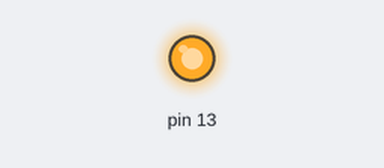
The sketch below on a simulated Arduino Uno, built with avr-gcc and run on an emulated ATmega328P. On the bench: output pins drawn as LEDs (lit = HIGH).

Above: at 0.15 s.
At 13.5 s:
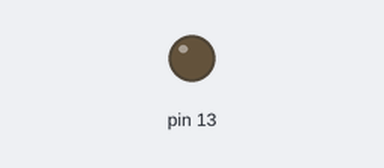
Timing chart, 0 to 19.9 s (numbered marks = the images above):
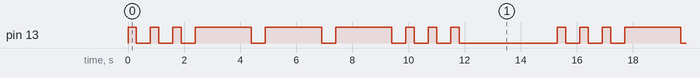

The sketch:

arduino_ino.ino
```cpp
int czas = 500;

void setup()
{
  pinMode(13, OUTPUT);
}


void loop()
{
    for (int i = 0; i < 3; i = i + 1){
        digitalWrite(13, HIGH);
        delay(300);
        digitalWrite(13, LOW);
        delay(czas);
    }


    for (int a = 0; a < 3; a = a + 1){
        digitalWrite(13, HIGH);
        delay(2000);
        digitalWrite(13, LOW);
        delay(czas);
    }


    for (int b = 0; b < 3; b = b + 1){
        digitalWrite(13, HIGH);
        delay(300);
        digitalWrite(13, LOW);
        delay(czas);
    }

    delay(3000);

}
```

Measured:
- by itself, pin 13: repeats every 15.3 s: 2 × (LOW 0.50 s, HIGH 0.30 s), 3 × (LOW 0.50 s, HIGH 2.0 s), 3 × (LOW 0.50 s, HIGH 0.30 s), LOW 3.5 s, HIGH 0.30 s
- by itself, everything shown: repeats every 15.3 s, in 18 steps
